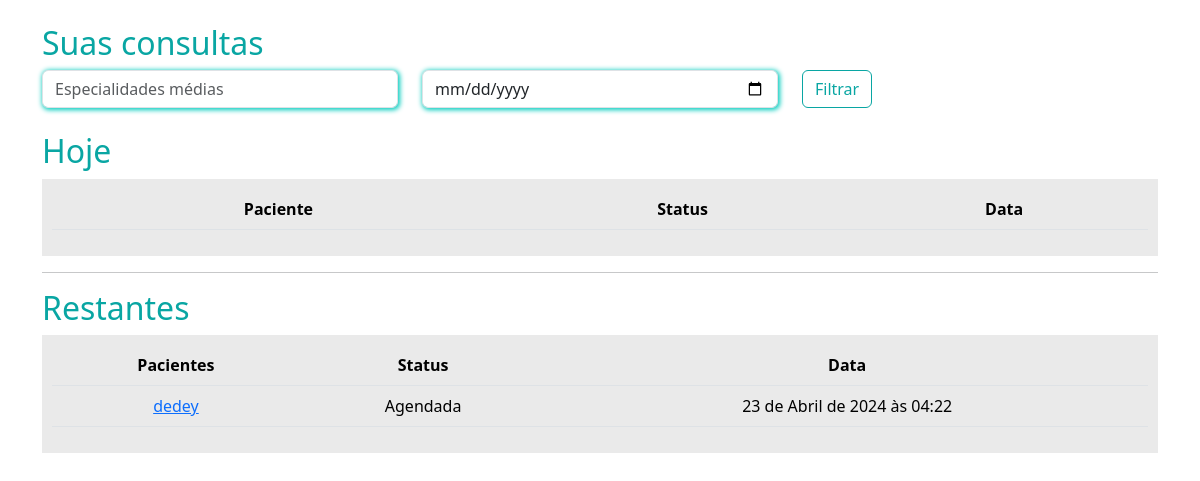
Screenshot of /medico/consultas_medico/ (signed in) with the database file from the repository.
### paciente/models.py (models this page shows, shortened)
class Consulta(models.Model):
    status_choices = (
        ('A', "Agendada"),
        ('F', "Finalizada"),
        ('C', "Cancelada"),
        ('I', "Iniciada")
    )
    paciente = models.ForeignKey(User, on_delete=models.DO_NOTHING)
    data_aberta = models.ForeignKey(DatasAbertas, on_delete=models.DO_NOTHING)
    status = models.CharField(max_length=1, choices=status_choices, default='A')
    link = models.URLField(null=True, blank=True)

### medico/models.py (models this page shows, shortened)
class DatasAbertas(models.Model):
    data = models.DateTimeField()
    user = models.ForeignKey(User, on_delete=models.DO_NOTHING)
    agendado = models.BooleanField(default=False)

### medico/views.py (the view)
# urls.py: path('consultas_medico/', views.consultas_medico, name="consultas_medico"),
def consultas_medico(request):
    if not is_medico(request.user):
        add_message(request, constants.WARNING, 'Somente médicos podem acessar essa página.')
        return redirect('/usuarios/sair')
    hoje = datetime.now().date()
    consultas_hoje = Consulta.objects.filter(data_aberta__user=request.user).filter(data_aberta__data__gte=hoje).filter(data_aberta__data__lt=hoje + timedelta(days=1))
    consultas_restantes = Consulta.objects.exclude(id__in=consultas_hoje.values('id'))
    return render(request, 'consultas_medico.html', {'consultas_hoje': consultas_hoje, 'consultas_restantes': consultas_restantes, 'is_medico': is_medico(request.user)})

### medico/models.py (called while the page is built)
def is_medico(user):
    return DadosMedico.objects.filter(user=user).exists()

### medico/templates/consultas_medico.html (shortened to what this page needs)
{% extends "template.html" %}
{% load static %}
{% block 'head' %}
    <link rel="stylesheet" href="{% static 'medicos/css/abrir_horario.css' %}">
    <link rel="stylesheet" href="{% static 'usuarios/css/usuarios.css' %}">
    <link rel="stylesheet" href="{% static 'medicos/css/cadastro_medico.css' %}">
    <link rel="stylesheet" href="{% static 'pacientes/css/home.css' %}">
    <link rel="stylesheet" href="https://cdn.jsdelivr.net/npm/bootstrap-icons@1.11.3/font/bootstrap-icons.min.css">
{% endblock 'head' %}
{% block 'body' %}
    <div class="container">
        <br>
        <h2><span class="color-dark">Suas consultas</span></h2>
        <div class="row">
            <div class="col-md">
                <input type="text" name="especialidades" id="" class="form-control shadow-main-color" placeholder="Especialidades médias">
            </div>
            <div class="col-md">
                <input type="date" name="data" id="" class="form-control shadow-main-color" placeholder="Data da consulta">
            </div>
            <div class="col-md">
                <input type="submit" value="Filtrar" class="btn btn-dark-color-outline">
            </div>
        </div>
        <br>
        <h2><span class="color-dark">Hoje</span></h2>
        <div class="list-minhas-consultas">
            <table class="table">
                <thead>
                  <tr>
                    <th scope="col">Paciente</th>
                    <th scope="col">Status</th>
                    <th scope="col">Data</th>
                  </tr>
                </thead>
              </table>
        </div>
        <hr>
        <h2><span class="color-dark">Restantes</span></h2>
        <div class="list-minhas-consultas">
            <table class="table">
                <thead>
                  <tr>
                    <th scope="col">Pacientes</th>
                    <th scope="col">Status</th>
                    <th scope="col">Data</th>
                  </tr>
                </thead>
                <tbody>
                    {% for consulta in consultas_restantes  %}
                        <tr>
                            <td><a href="">{{consulta.paciente}}</a></td>
                            <td>{{consulta.get_status_display}}</td>
                            <td>{{consulta.data_aberta.data}}</td>
                        </tr>
                    {% endfor %}
                </tbody>
              </table>
        </div>
    </div>
{% endblock 'body' %}

### templates/static/geral/css/template.css (style rules this page uses)
:root { --main-color: #00CCBE; --dark-color: #09A6A3; --contrast-color: #FFD686; }
.color-dark { color: var(--dark-color); }

### templates/static/usuarios/css/usuarios.css (style rules this page uses)
.btn-dark-color-outline { border: 1px solid var(--dark-color); color: var(--dark-color) }

### templates/static/medico/css/cadastro_medico.css (style rules this page uses)
.shadow-main-color { box-shadow: 1px 1px 5px 1px rgba(0, 204, 190.4); }

### templates/static/pacientes/css/home.css (style rules this page uses)
table { border-collapse: collapse !important; width: 100%; }
th, td { padding: 8px; text-align: center; background-color: #EAEAEA !important; }
th { background-color: #EAEAEA; }
.list-minhas-consultas { background-color: #EAEAEA; padding: 10px; }

### rows the page displays
Consulta: paciente "dedey", status "Agendada", data_aberta.data "23 de Abril de 2024 às 04:22"
